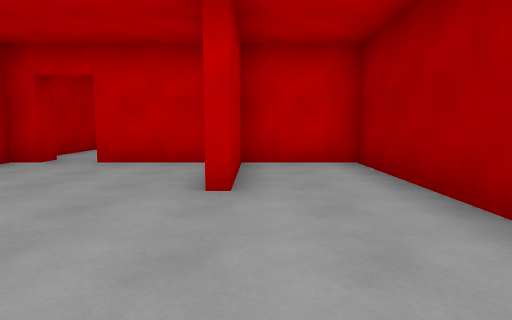
[1] (above)

24 first-person views from a walk through a 3-D level made in the Unity game engine. The camera is 1.3 m above the floor, tilts 6° down and sees 75° across. The floor is counted in squares, 2 m on a side. Each view is taken from the middle of a square. On the plan, view 1 faces up. The plan holds only what a view shows up to about 10 squares ahead; the rest is blank. The place goes on beyond the plan. The player is left out. Some animated figures are not drawn.

[2]
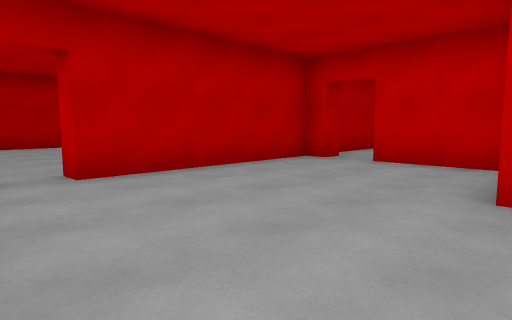

[3]
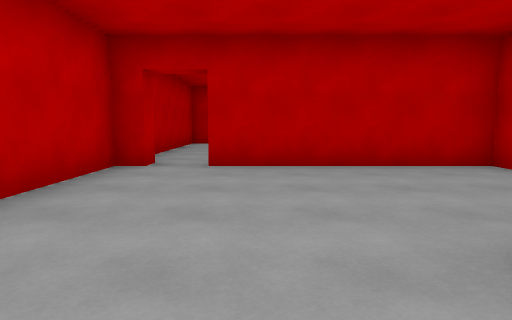

[4]
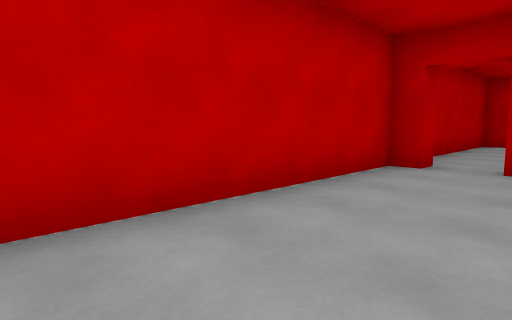

[5]
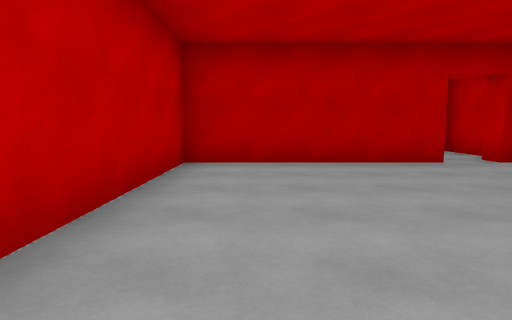

[6]
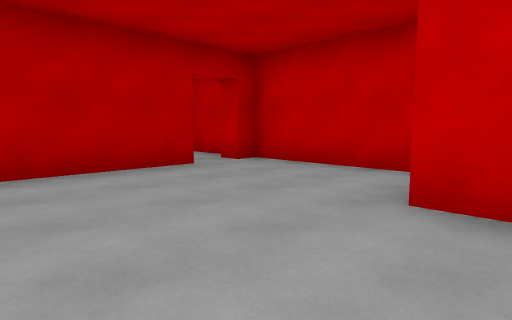

[7]
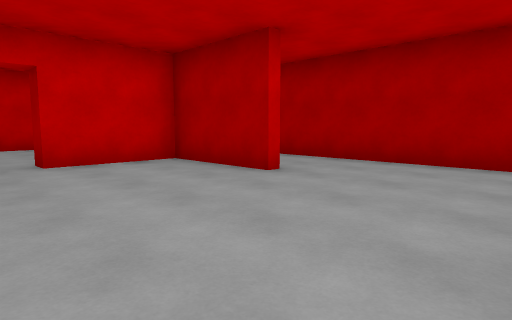

[8]
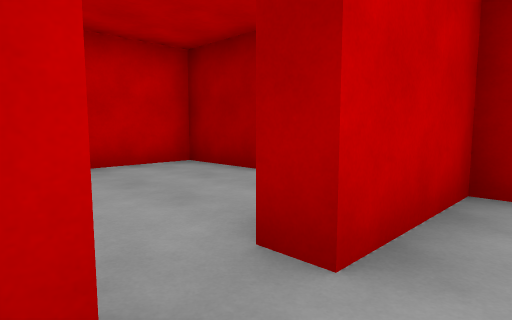

[9]
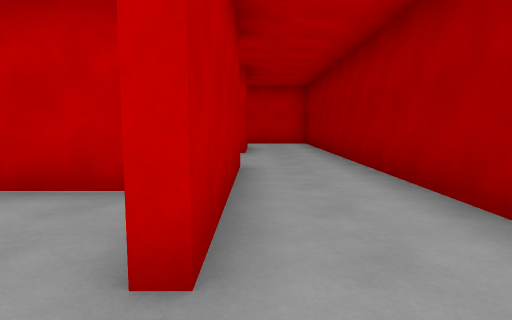

[10]
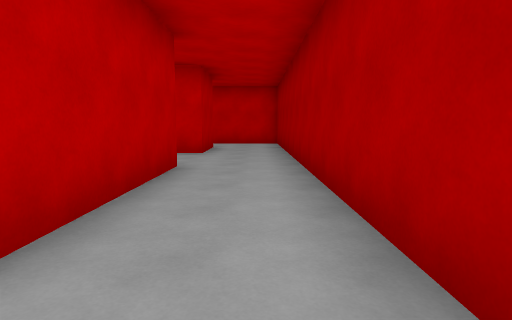

[11]
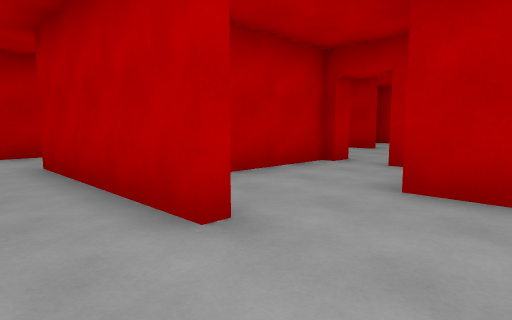

[12]
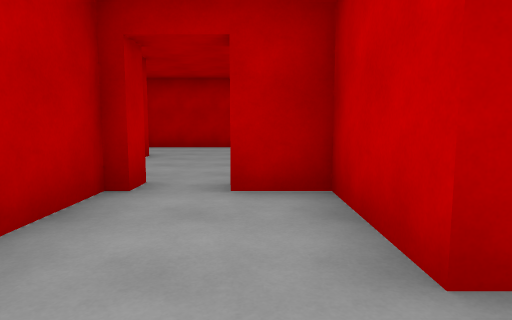

[13]
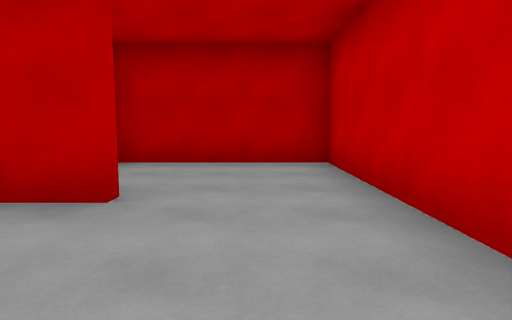

[14]
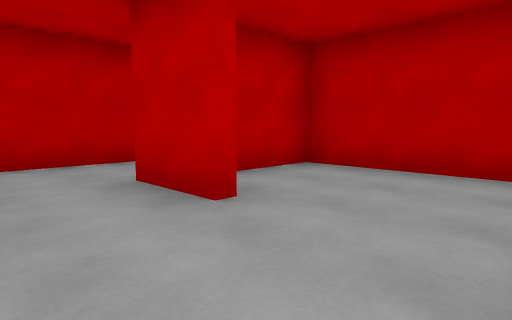

[15]
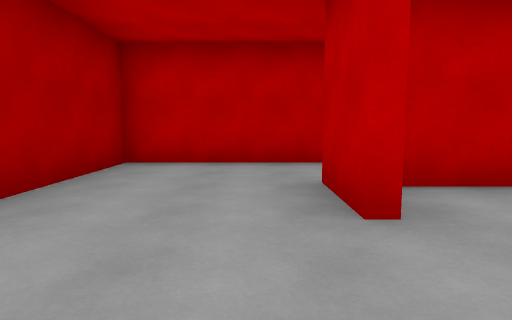

[16]
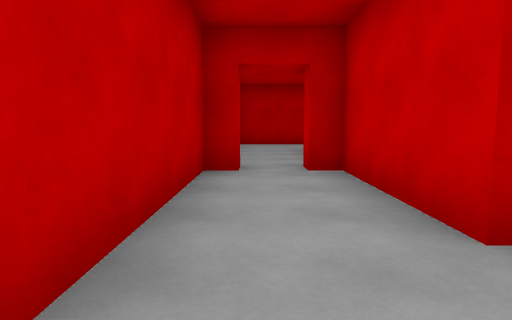

[17]
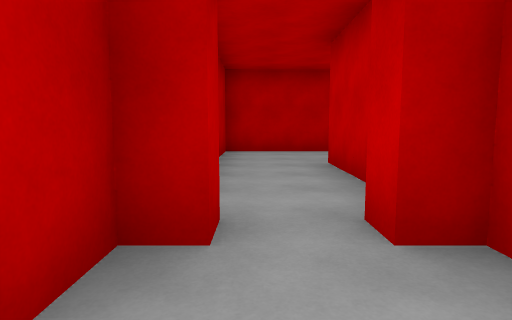

[18]
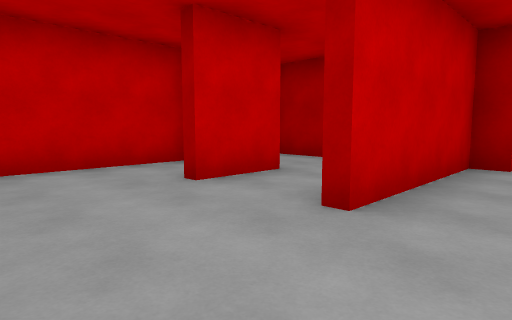

[19]
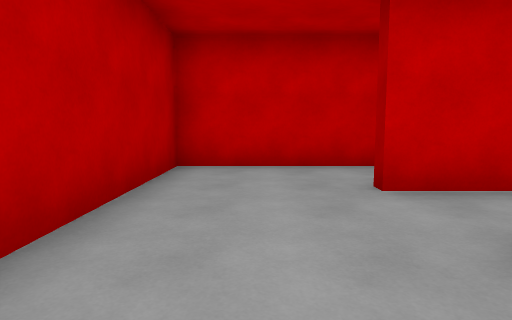

[20]
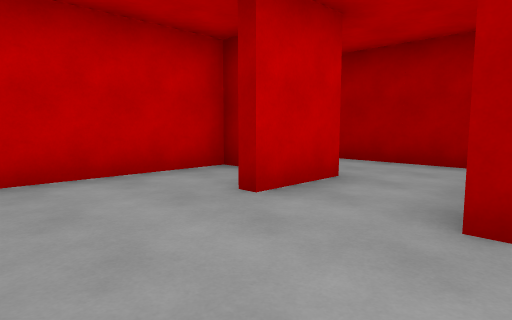

[21]
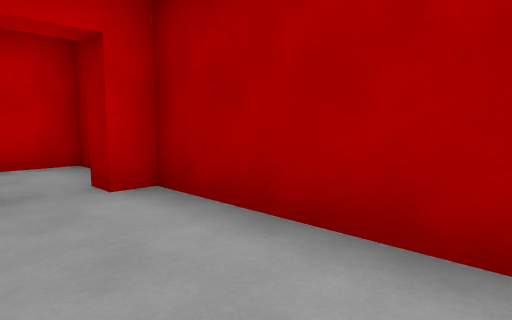

[22]
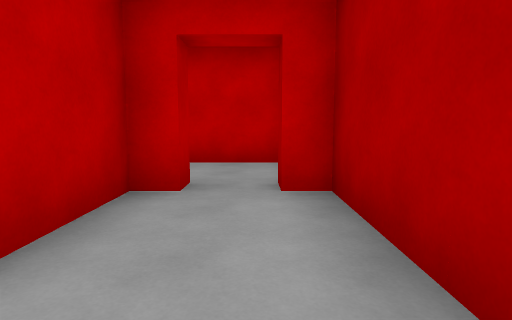

[23]
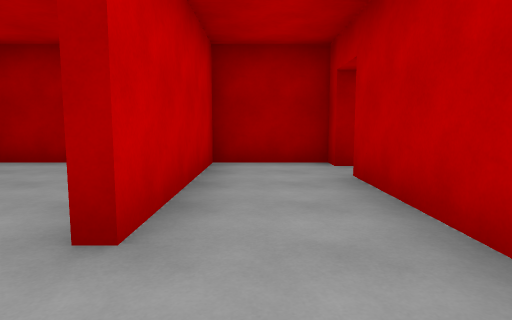

[24]
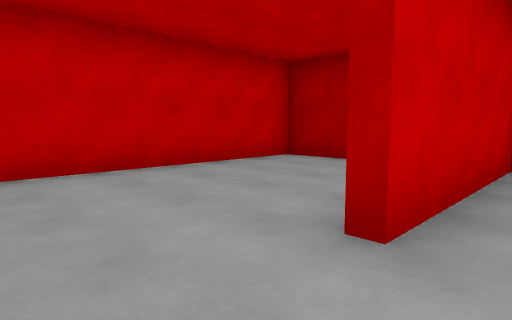

### Floor plan
Ten units are one square. View 1 is at (0, 0); x grows to the right and y downward. Boxes are objects, and circles mark ways between rooms. Rooms are numbered by the first view taken in them; rooms with no view inside come last. Other rooms are left out.
<svg viewBox="-177 -160 200 167">
<path fill="none" stroke="#000" d="M-5 -31 -5 -58 -27 -58M-42 -3 -42 2 7 2M18 -6 18 -58 -2 -58 -2 -32M-37 -58 -42 -58 -42 -13 -48 -13M-62 -38 -70 -38M-49 -3 -42 -3M-107 -44 -107 2 -64 2M-76 -58 -107 -58 -107 -53M-5 -85 -5 -102 -27 -102M-8 -63 0 -63M18 -79 18 -146M-42 -90 -42 -70M-2 -124 -2 -82M-27 -58 -27 -62M-37 -64 -37 -58M-23 -136 -23 -128 -42 -128 -42 -117M-44 -105 -20 -105M-2 -147 -9 -147M-65 -122 -107 -122 -107 -85 -85 -85M-49 -108 -43 -108M-113 -68 -107 -68 -107 -63 -48 -63 -48 -91M-112 -83 -147 -83M-107 -78 -112 -78M-135 -122 -172 -122 -172 -63 -158 -63M-78 -99 -78 -83 -107 -83M-132 -122 -132 -105M-131 -102 -147 -102M-112 -91 -112 -122 -117 -122 -117 -127 -112 -127 -112 -147 -152 -147M-155 -127 -127 -127 -127 -122"/>
<circle cx="-50" cy="-10" r="3" fill="#2a7"/>
<circle cx="-30" cy="-60" r="3" fill="#2a7"/>
<circle cx="0" cy="-135" r="3" fill="#2a7"/>
<circle cx="-40" cy="-110" r="3" fill="#2a7"/>
<circle cx="-65" cy="-85" r="3" fill="#2a7"/>
<circle cx="-135" cy="-90" r="3" fill="#2a7"/>
<text x="-20" y="-20">1</text>
<text x="-80" y="-20">2</text>
<text x="-10" y="-90">3</text>
<text x="-20" y="-120">4</text>
<text x="-80" y="-110">5</text>
<text x="-130" y="-70">6</text>
<text x="-120" y="-120">7</text>
</svg>
Room 1 opens to room 2. Room 1 opens to room 3. Room 3 opens to room 4. Room 4 opens to room 5. Room 5 opens to room 6. Room 6 opens to room 7.

Where each view was taken, in squares from view 1:
view 1: 0 up, 0 right, facing up
view 2: 0 up, 0 right, facing up-left
view 3: 2 up, 1 right, facing left
view 4: 2 up, 1 right, facing down-left
view 5: 1 up, 5 left, facing left
view 6: 1 up, 6 left, facing up-left
view 7: 0 up, 4 left, facing up-right
view 8: 5 up, 4 left, facing up-right
view 9: 7 up, 0 right, facing up
view 10: 7 up, 1 right, facing up
view 11: 14 up, 1 right, facing down-left
view 12: 12 up, 1 left, facing left
view 13: 11 up, 5 left, facing left
view 14: 12 up, 6 left, facing down-left
view 15: 12 up, 7 left, facing down
view 16: 7 up, 6 left, facing left
view 17: 7 up, 9 left, facing left
view 18: 7 up, 17 left, facing up-right
view 19: 7 up, 16 left, facing up
view 20: 8 up, 17 left, facing up-right
view 21: 9 up, 13 left, facing up-right
view 22: 9 up, 12 left, facing up
view 23: 14 up, 17 left, facing right
view 24: 14 up, 17 left, facing up-right
